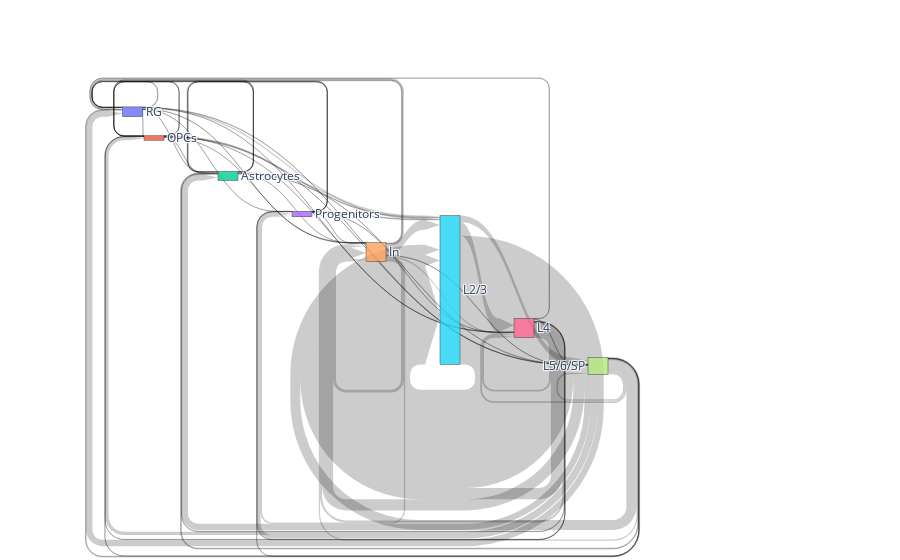

Source (notebook cell):
### Code cell
#Plotting directional barcodes
#Connectivity circos plot w/ arrows
from pycirclize import Circos
import pandas as pd

row_names = ['RG','OPCs','Astrocytes','Progenitors','In','L2/3','L4','L5/6/SP']
col_names = ['RG','OPCs','Astrocytes','Progenitors','In','L2/3','L4','L5/6/SP']
matrix_data = [
    [9,1,2,1,35,131,9,14],
    [3,2,3,1,3,71,3,7],
    [1,1,7,2,21,128,9,17],
    [3,0,0,0,28,72,7,3],
    [5,3,1,3,60,229,41,26],
    [32,17,29,12,206,2039,236,208],
    [2,2,0,3,30,285,40,38],
    [1,2,4,0,8,132,12,32],
]
matrix_df = pd.DataFrame(matrix_data, index=row_names, columns=col_names)
# Initialize Circos from matrix for plotting Chord Diagram
circos = Circos.initialize_from_matrix(
    matrix_df,
    space=5,
    cmap="tab10",
    label_kws=dict(size=12),
    link_kws=dict(ec="black", lw=0.5, direction=1),
)
circos.savefig("/Users/maddieurbanek/Desktop/neuron_submission/8_connectivity/directional_circos.svg")


#Sankey for directional networks
import plotly.graph_objects as go
from kaleido import *
fig = go.Figure(go.Sankey(
    arrangement='snap',
    node=dict(
        label=['RG','OPCs','Astrocytes','Progenitors','In','L2/3','L4','L5/6/SP'],
        x=[0, 0.1, 0.2,0.3,0.4,0.5,0.6,0.7],
        y=[0, 0.1, 0.2,0.3,0.4,0.5,0.6,0.7],
        pad=10  
    ),
    link=dict(
        arrowlen=15,
        source=[0, 1, 2,3,4,5,6,7,0, 1, 2,3,4,5,6,7,0, 1, 2,3,4,5,6,7,0, 1, 2,3,4,5,6,7,0, 1, 2,3,4,5,6,7,0, 1, 2,3,4,5,6,7,0, 1, 2,3,4,5,6,7,0, 1, 2,3,4,5,6,7,],
        target=[0,0,0,0,0,0,0,0,1,1,1,1,1,1,1,1,2,2,2,2,2,2,2,2,3,3,3,3,3,3,3,3,4,4,4,4,4,4,4,4,5,5,5,5,5,5,5,5,6,6,6,6,6,6,6,6,7,7,7,7,7,7,7,7],
        value=[9,1,2,1,35,131,9,14,3,2,3,1,3,71,3,7,1,1,7,2,21,128,9,17,3,0,0,0,28,72,7,3,5,3,1,3,60,229,41,26,32,17,29,12,206,2039,236,208,2,2,0,3,30,285,40,38,1,2,4,0,8,132,12,32]  
    )
))

fig.show()
fig.write_image("/Users/maddieurbanek/Desktop/trial.svg")

### Figure 1 — Plotly figure (JSON) as saved in the notebook; plotly's stock layout.template omitted (floating-point values rounded to 4 significant figures)
{"data": [{"arrangement": "snap", "link": {"arrowlen": 15, "source": [0, 1, 2, 3, 4, 5, 6, 7, 0, 1, 2, 3, 4, 5, 6, 7, 0, 1, 2, 3, 4, 5, 6, 7, 0, 1, 2, 3, 4, 5, 6, 7, 0, 1, 2, 3, 4, 5, 6, 7, 0, 1, 2, 3, 4, 5, 6, 7, 0, 1, 2, 3, 4, 5, 6, 7, 0, 1, 2, 3, 4, 5, 6, 7], "target": [0, 0, 0, 0, 0, 0, 0, 0, 1, 1, 1, 1, 1, 1, 1, 1, 2, 2, 2, 2, 2, 2, 2, 2, 3, 3, 3, 3, 3, 3, 3, 3, 4, 4, 4, 4, 4, 4, 4, 4, 5, 5, 5, 5, 5, 5, 5, 5, 6, 6, 6, 6, 6, 6, 6, 6, 7, 7, 7, 7, 7, 7, 7, 7], "value": [9, 1, 2, 1, 35, 131, 9, 14, 3, 2, 3, 1, 3, 71, 3, 7, 1, 1, 7, 2, 21, 128, 9, 17, 3, 0, 0, 0, 28, 72, 7, 3, 5, 3, 1, 3, 60, 229, 41, 26, 32, 17, 29, 12, 206, 2039, 236, 208, 2, 2, 0, 3, 30, 285, 40, 38, 1, 2, 4, 0, 8, 132, 12, 32]}, "node": {"label": ["RG", "OPCs", "Astrocytes", "Progenitors", "In", "L2/3", "L4", "L5/6/SP"], "pad": 10, "x": [0, 0.1, 0.2, 0.3, 0.4, 0.5, 0.6, 0.7], "y": [0, 0.1, 0.2, 0.3, 0.4, 0.5, 0.6, 0.7]}, "type": "sankey"}], "layout": {}}
